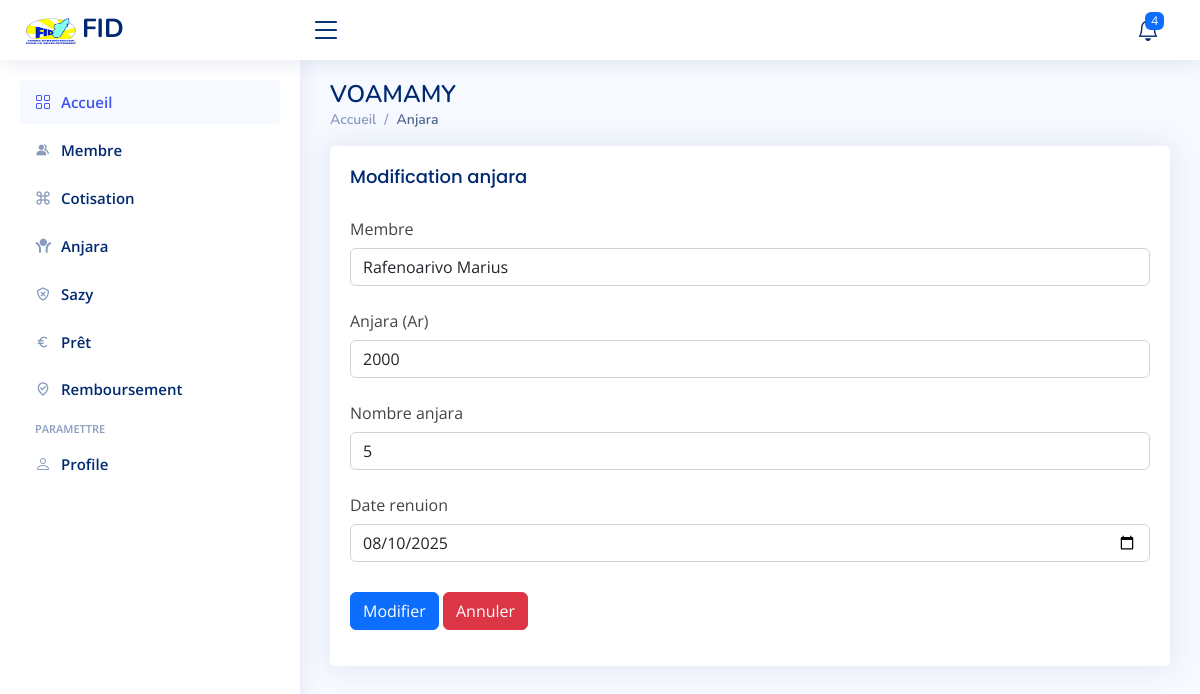
Screenshot of /index.php/vm_controller/anjara/modifier/1 with the database file from the repository.
### tables this page shows
CREATE TABLE `anjara` (
  `ID_anjara` int(10) NOT NULL,
  `ID_membre` int(10) NOT NULL,
  `Montant` double NOT NULL,
  `Nbr_anjara` int(10) NOT NULL,
  `Date_reunion` date NOT NULL
);

CREATE TABLE `membre` (
  `ID_membre` int(10) NOT NULL,
  `Nom` varchar(50) NOT NULL,
  `Prenom` varchar(50) NOT NULL
);

### application/controllers/vm_controller.php (called while the page is built, shortened)
<?php
class vm_controller extends CI_Controller {
    public function __construct() {
        $this->load->model('vm_model');
        $this->load->library(['form_validation', 'session']);
        $this->load->helper(['url', 'form']);
    }
	public function anjara($action = null, $ID_anjara = null){
        $this->load->model('vm_model');
        $data = [];
        if ($action === 'modifier' && !empty($ID_anjara)) {
            $data['anjara'] = $this->vm_model->get_anjara($ID_anjara);
            $data['membre'] = $this->vm_model->membre();
            $this->load->view('modif_anjara_view', $data);
            return;
        }
        $data['anjara'] = $this->vm_model->anjara();
        $data['membre'] = $this->vm_model->membre();
        $this->load->view('anjara_view', $data);
		}
}

### index.php (called while the page is built, shortened)
<?php
require_once BASEPATH.'core/CodeIgniter.php';

### application/models/vm_model.php (called while the page is built, shortened)
<?php
class Vm_model extends CI_Model {
    public function get_anjara($ID_anjara) {
        $query = $this->db->query("SELECT * FROM membre, anjara WHERE membre.ID_membre= anjara.ID_membre and anjara.ID_anjara = '$ID_anjara' ");
        return $query->row();
    }
}
?>

### application/views/modif_anjara_view.php (the view, shortened to what this page needs)
  <main id="main" class="main">
<div class="pagetitle">
  <h1>VOAMAMY</h1>
  <nav>
    <ol class="breadcrumb">
      <li class="breadcrumb-item"><a href="<?php echo base_url().'index.php/vm_controller/index'; ?>">Accueil</a></li>
      <li class="breadcrumb-item active">Anjara</li>
    </ol>
  </nav>
</div>
<section class="section">
      <div class="card">
        <div class="card-body">
          <h5 class="card-title">Modification anjara</h5>
          <form id="form" class="form-material" method="POST" action="<?php echo base_url().'index.php/vm_controller/anjara'; ?>">
            <div class="row mb-3">
              <label for="inputText" class="col-sm-3 col-form-label">Membre</label>
              <div class="col-sm-12">
                <select name="ID_membre" class="form-control" required>
                <option value="<?= $anjara->ID_membre ?>"><?= $anjara->Nom.' '.$anjara->Prenom  ?></option>
              </select>
            </div>
            </div>
                <div class="row mb-3">
                    <label for="inputNumber" class="col-sm-4 col-form-label">Anjara (Ar)</label>
                    <div class="col-sm-12">
                    <input type="number" name="Montant" value="<?= $anjara->Montant ?>" class="form-control" placeholder ="Montant d'un anjara">
                    </div>
                </div>
                <div class="row mb-3">
                    <label for="inputNumber" class="col-sm-4 col-form-label">Nombre anjara</label>
                    <div class="col-sm-12">
                    <input type="number" name="Nbr_anjara" value="<?= $anjara->Nbr_anjara ?>" class="form-control" placeholder ="Nombre anjara à acheter">
                    </div>
                </div>
                <div class="row mb-3">
                    <label for="inputNumber" class="col-sm-4 col-form-label">Date renuion</label>
                    <div class="col-sm-12">
                    <input type="date" name="Date_reunion"  value="<?= $anjara->Date_reunion ?>"class="form-control" placeholder ="nombre">
                    </div>
                </div>
            <div class="row mb-3">
              <label class="col-sm-2 col-form-label"></label>
              <div class="col-sm-12">
              <button type="submit" id="submit"  name="submit" class="btn btn-primary">Modifier</button>
                    <a href="<?php echo base_url().'index.php/vm_controller/anjara';?>"class="btn btn-danger">Annuler</a>
              </div>
            </div>
          </form>
        </div>
      </div>
</section>
</main>

### assets/css/style.css (style rules this page uses)
:root { scroll-behavior: smooth; }
a { color: #4154f1; text-decoration: none; }
h1, h2, h3, h4, h5, h6 { font-family: "Nunito", sans-serif; }
#main { margin-top: 60px; padding: 20px 30px; transition: all 0.3s; }
.pagetitle { margin-bottom: 10px; }
.pagetitle h1 { font-size: 24px; margin-bottom: 0; font-weight: 600; color: #012970; }
.card { margin-bottom: 30px; border: none; border-radius: 5px; box-shadow: 0px 0 30px rgba(1, 41, 112, 0.1); }
.card-title { padding: 20px 0 15px 0; font-size: 18px; font-weight: 500; color: #012970; font-family: "Poppins", sans-serif; }
.card-body { padding: 0 20px 20px 20px; }
.breadcrumb { font-size: 14px; font-family: "Nunito", sans-serif; color: #899bbd; font-weight: 600; }
.breadcrumb a { color: #899bbd; transition: 0.3s; }
.breadcrumb .breadcrumb-item::before { color: #899bbd; }
.breadcrumb .active { color: #51678f; font-weight: 600; }
@media (min-width: 1200px) { #main, #footer { margin-left: 300px; } }

### rows the page displays
anjara: ID_membre "Rafenoarivo Marius", Montant "2000", Nbr_anjara "5", Date_reunion "08/10/2025"
